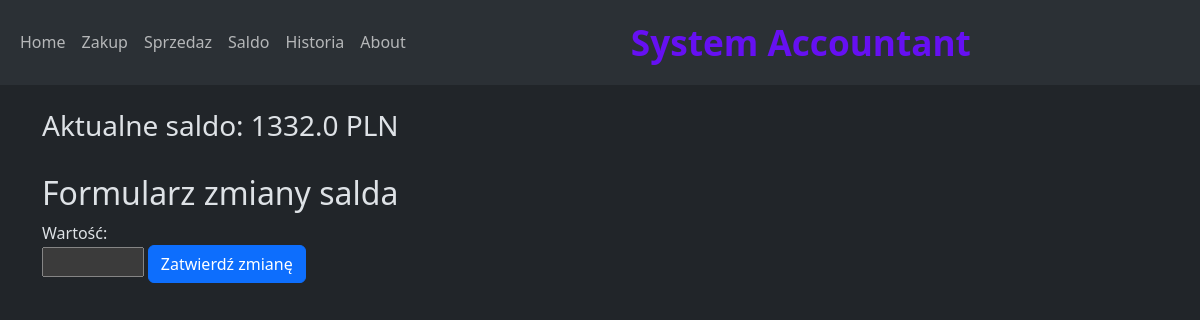
Page /saldo on the earlier database version.
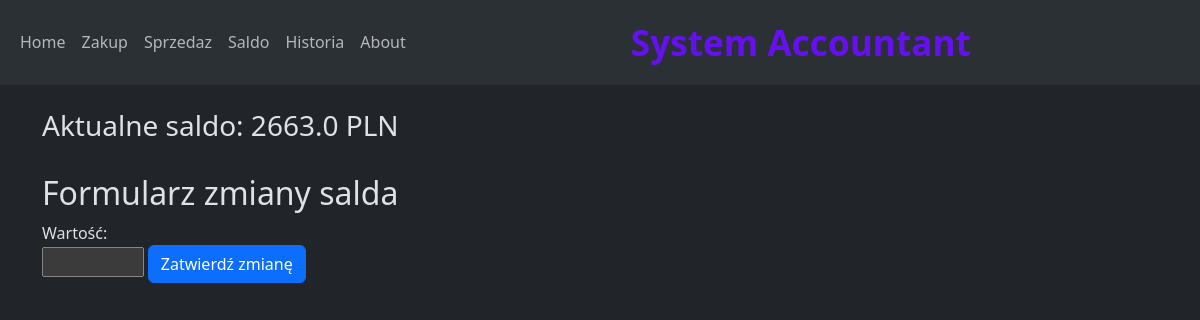
Same page on the later database version.
### app.py (models this page shows)
class Saldo(db.Model):
    id = db.Column(db.Integer, primary_key=True)
    saldo = db.Column(db.Float)
    when = db.Column(db.DateTime, server_default=func.now())

### app.py (the view, shortened to what this page needs)
@app.route('/saldo', methods = ["GET", "POST"])
def saldo():
    konto = Saldo.query.order_by(Saldo.id.desc()).first()
    if konto is None:
        konto = 0
    else:
        konto = konto.saldo
    return render_template('saldo.html', konto=konto)

### templates/saldo.html (shortened to what this page needs)
{% extends "base.html" %}
{% block content %}
<h3>Aktualne saldo:  {{ konto }} PLN</h3>
 <br>
<form action="/saldo" method="POST">
       <h2>Formularz zmiany salda</h2>
	  <label  style="width: calc(10% - 10px)" >Wartość:</label>
	  <br>
	  <input   style="width: calc(10% - 10px)" type="number" name="value" required>
	  <button type="submit"  class="btn btn-primary">Zatwierdź zmianę</button>
    </form>
<br>
</div>
{% endblock %}

Differences in the rows shown:
no longer on this page (row unchanged): Saldo: saldo "1332.0"
added Saldo: saldo "2663.0"
